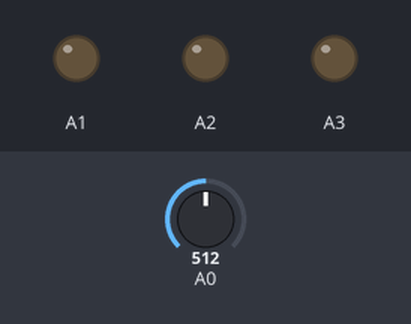
Recording of a sketch running on a simulated Arduino Uno, built with avr-gcc and run on an emulated ATmega328P. Shown: output pins drawn as LEDs (lit = HIGH). Inputs (shaded band) come from the test bench; at power-on: A0 = 512. What the sketch prints to the serial monitor is not drawn.

Above: at 0.05 s.
At 0.25 s:
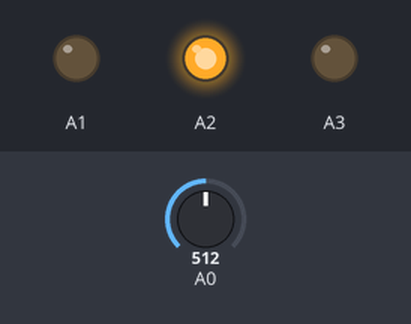
At 0.55 s:
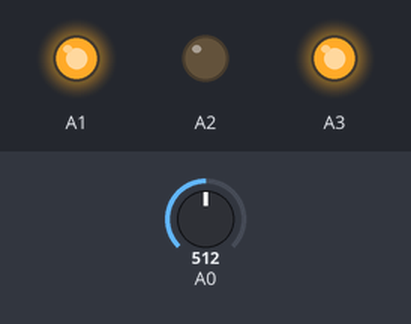
At 1.15 s:
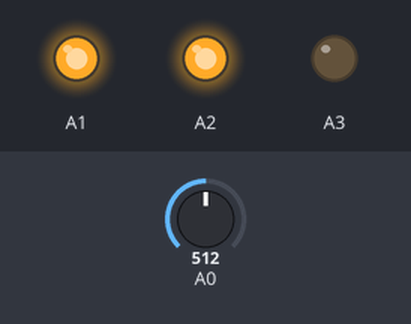
At 1.75 s:
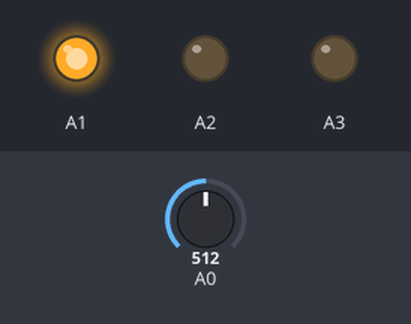
At 2.35 s:
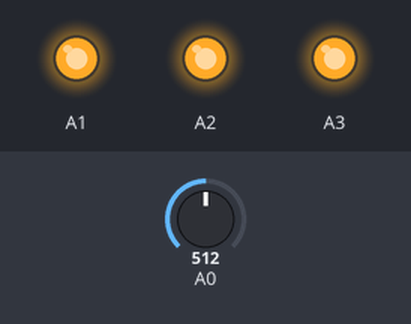
Timing chart, 0 to 3.0 s (numbered marks = the images above):
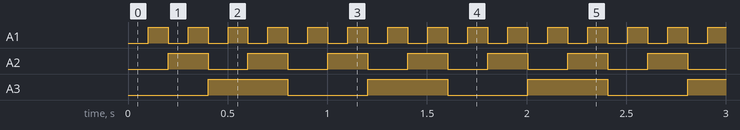

The sketch:

test_ingressi_analogici.ino
```cpp
void setup() {
  Serial.begin(9600);
  pinMode(A1, OUTPUT);
  pinMode(A2, OUTPUT);
  pinMode(A3, OUTPUT);
}

void loop() {

  for (byte i = 0; i < 8; i++){
    digitalWrite(A1, LOW);
    digitalWrite(A2, LOW);
    digitalWrite(A3, LOW);
    if (B001 & i) digitalWrite(A1, HIGH);
    if (B010 & i) digitalWrite(A2, HIGH);
    if (B100 & i) digitalWrite(A3, HIGH);
    int v = analogRead(A0);
    Serial.print(v);
    Serial.print("\t");
    if (i == 7) Serial.println(".");
    delay(100);
  }

}
```

Measured:
- by itself, A1: alternates HIGH for 0.10 s and LOW for 0.10 s
- by itself, A2: alternates HIGH for 0.20 s and LOW for 0.20 s
- by itself, A3: alternates HIGH for 0.40 s and LOW for 0.40 s
